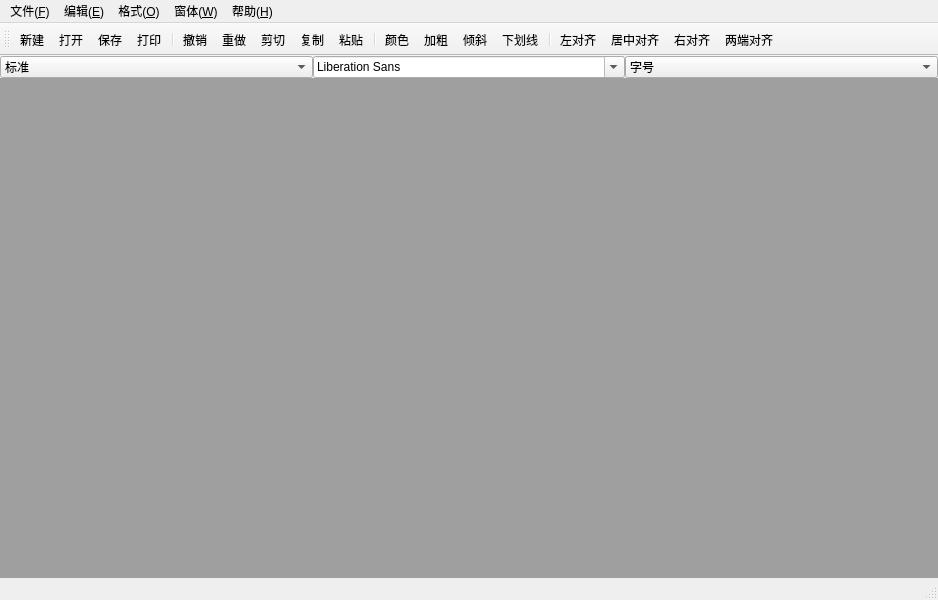
<?xml version="1.0" encoding="UTF-8"?>
<ui version="4.0">
 <class>MainWindow</class>
 <widget class="QMainWindow" name="MainWindow">
  <property name="geometry">
   <rect>
    <x>0</x>
    <y>0</y>
    <width>938</width>
    <height>600</height>
   </rect>
  </property>
  <property name="windowTitle">
   <string>MainWindow</string>
  </property>
  <widget class="QWidget" name="centralwidget">
   <layout class="QVBoxLayout" name="verticalLayout">
    <property name="spacing">
     <number>0</number>
    </property>
    <property name="leftMargin">
     <number>0</number>
    </property>
    <property name="topMargin">
     <number>0</number>
    </property>
    <property name="rightMargin">
     <number>0</number>
    </property>
    <property name="bottomMargin">
     <number>0</number>
    </property>
    <item>
     <layout class="QHBoxLayout" name="horizontalLayout">
      <property name="spacing">
       <number>0</number>
      </property>
      <item>
       <widget class="QComboBox" name="comboBoxSymbol">
        <item>
         <property name="text">
          <string>标准</string>
         </property>
        </item>
        <item>
         <property name="text">
          <string>项目符号(●)</string>
         </property>
        </item>
        <item>
         <property name="text">
          <string>项目符号(○)</string>
         </property>
        </item>
        <item>
         <property name="text">
          <string>项目符号(■)</string>
         </property>
        </item>
        <item>
         <property name="text">
          <string>项目符号(1.2.3.)</string>
         </property>
        </item>
        <item>
         <property name="text">
          <string>项目符号(a.b.c.)</string>
         </property>
        </item>
        <item>
         <property name="text">
          <string>项目符号(A.B.C.)</string>
         </property>
        </item>
        <item>
         <property name="text">
          <string>项目符号(ⅰ.ⅱ.ⅲ.)</string>
         </property>
        </item>
        <item>
         <property name="text">
          <string>项目符号(Ⅰ.Ⅱ.Ⅲ.)</string>
         </property>
        </item>
       </widget>
      </item>
      <item>
       <widget class="QFontComboBox" name="fontComboBox"/>
      </item>
      <item>
       <widget class="QComboBox" name="comboBoxFontSize">
        <item>
         <property name="text">
          <string>字号</string>
         </property>
        </item>
       </widget>
      </item>
     </layout>
    </item>
    <item>
     <widget class="QMdiArea" name="mdiArea"/>
    </item>
   </layout>
  </widget>
  <widget class="QMenuBar" name="menubar">
   <property name="geometry">
    <rect>
     <x>0</x>
     <y>0</y>
     <width>938</width>
     <height>26</height>
    </rect>
   </property>
   <widget class="QMenu" name="menu_F">
    <property name="title">
     <string>文件(&amp;F)</string>
    </property>
    <addaction name="actionNew"/>
    <addaction name="actionOpen"/>
    <addaction name="actionSave"/>
    <addaction name="actionSaveAs"/>
    <addaction name="separator"/>
    <addaction name="actionPrint"/>
    <addaction name="actionPrintView"/>
    <addaction name="actionExit"/>
   </widget>
   <widget class="QMenu" name="menu_E">
    <property name="title">
     <string>编辑(&amp;E)</string>
    </property>
    <addaction name="actionUndo"/>
    <addaction name="actionRedo"/>
    <addaction name="actionCut"/>
    <addaction name="actionCopy"/>
    <addaction name="actionPaste"/>
   </widget>
   <widget class="QMenu" name="menu">
    <property name="title">
     <string>格式(&amp;O)</string>
    </property>
    <widget class="QMenu" name="menu_D">
     <property name="title">
      <string>字体(&amp;D)</string>
     </property>
     <addaction name="actionBold"/>
     <addaction name="actionItalic"/>
     <addaction name="actionUnderline"/>
    </widget>
    <widget class="QMenu" name="menu_2">
     <property name="title">
      <string>段落</string>
     </property>
     <addaction name="actionLeftAlign"/>
     <addaction name="actionCenter"/>
     <addaction name="actionRightAlign"/>
     <addaction name="actionJustify"/>
    </widget>
    <addaction name="menu_D"/>
    <addaction name="menu_2"/>
    <addaction name="actionColor"/>
   </widget>
   <widget class="QMenu" name="menu_W">
    <property name="title">
     <string>窗体(&amp;W)</string>
    </property>
    <addaction name="actionClose"/>
    <addaction name="actionCloseAll"/>
    <addaction name="actionTile"/>
    <addaction name="actionCascade"/>
    <addaction name="actionPrevious"/>
    <addaction name="actionNext"/>
   </widget>
   <widget class="QMenu" name="menu_H">
    <property name="title">
     <string>帮助(&amp;H)</string>
    </property>
    <addaction name="actionAbout"/>
   </widget>
   <addaction name="menu_F"/>
   <addaction name="menu_E"/>
   <addaction name="menu"/>
   <addaction name="menu_W"/>
   <addaction name="menu_H"/>
  </widget>
  <widget class="QStatusBar" name="statusbar"/>
  <widget class="QToolBar" name="toolBar">
   <property name="windowTitle">
    <string>toolBar</string>
   </property>
   <property name="iconSize">
    <size>
     <width>45</width>
     <height>40</height>
    </size>
   </property>
   <attribute name="toolBarArea">
    <enum>TopToolBarArea</enum>
   </attribute>
   <attribute name="toolBarBreak">
    <bool>false</bool>
   </attribute>
   <addaction name="actionNew"/>
   <addaction name="actionOpen"/>
   <addaction name="actionSave"/>
   <addaction name="actionPrint"/>
   <addaction name="separator"/>
   <addaction name="actionUndo"/>
   <addaction name="actionRedo"/>
   <addaction name="actionCut"/>
   <addaction name="actionCopy"/>
   <addaction name="actionPaste"/>
   <addaction name="separator"/>
   <addaction name="actionColor"/>
   <addaction name="actionBold"/>
   <addaction name="actionItalic"/>
   <addaction name="actionUnderline"/>
   <addaction name="separator"/>
   <addaction name="actionLeftAlign"/>
   <addaction name="actionCenter"/>
   <addaction name="actionRightAlign"/>
   <addaction name="actionJustify"/>
  </widget>
  <action name="actionNew">
   <property name="icon">
    <iconset resource="res.qrc">
     <normaloff>:/images/new.png</normaloff>:/images/new.png</iconset>
   </property>
   <property name="text">
    <string>新建</string>
   </property>
   <property name="shortcut">
    <string>Ctrl+N</string>
   </property>
  </action>
  <action name="actionOpen">
   <property name="icon">
    <iconset resource="res.qrc">
     <normaloff>:/images/open.png</normaloff>:/images/open.png</iconset>
   </property>
   <property name="text">
    <string>打开</string>
   </property>
   <property name="shortcut">
    <string>Ctrl+O</string>
   </property>
  </action>
  <action name="actionSave">
   <property name="icon">
    <iconset resource="res.qrc">
     <normaloff>:/images/save.png</normaloff>:/images/save.png</iconset>
   </property>
   <property name="text">
    <string>保存</string>
   </property>
   <property name="shortcut">
    <string>Ctrl+S</string>
   </property>
  </action>
  <action name="actionSaveAs">
   <property name="text">
    <string>另存为</string>
   </property>
   <property name="shortcut">
    <string>Ctrl+Shift+S</string>
   </property>
  </action>
  <action name="actionPrint">
   <property name="icon">
    <iconset resource="res.qrc">
     <normaloff>:/images/print.png</normaloff>:/images/print.png</iconset>
   </property>
   <property name="text">
    <string>打印</string>
   </property>
   <property name="shortcut">
    <string>Ctrl+P</string>
   </property>
  </action>
  <action name="actionPrintView">
   <property name="text">
    <string>打印预览</string>
   </property>
  </action>
  <action name="actionExit">
   <property name="text">
    <string>退出</string>
   </property>
  </action>
  <action name="actionUndo">
   <property name="icon">
    <iconset resource="res.qrc">
     <normaloff>:/images/undo.png</normaloff>:/images/undo.png</iconset>
   </property>
   <property name="text">
    <string>撤销</string>
   </property>
   <property name="shortcut">
    <string>Ctrl+Z</string>
   </property>
  </action>
  <action name="actionRedo">
   <property name="icon">
    <iconset resource="res.qrc">
     <normaloff>:/images/redo.png</normaloff>:/images/redo.png</iconset>
   </property>
   <property name="text">
    <string>重做</string>
   </property>
   <property name="shortcut">
    <string>Ctrl+Y</string>
   </property>
  </action>
  <action name="actionCut">
   <property name="icon">
    <iconset resource="res.qrc">
     <normaloff>:/images/cut.png</normaloff>:/images/cut.png</iconset>
   </property>
   <property name="text">
    <string>剪切</string>
   </property>
   <property name="shortcut">
    <string>Ctrl+X</string>
   </property>
  </action>
  <action name="actionCopy">
   <property name="icon">
    <iconset resource="res.qrc">
     <normaloff>:/images/copy.png</normaloff>:/images/copy.png</iconset>
   </property>
   <property name="text">
    <string>复制</string>
   </property>
   <property name="shortcut">
    <string>Ctrl+C</string>
   </property>
  </action>
  <action name="actionPaste">
   <property name="icon">
    <iconset resource="res.qrc">
     <normaloff>:/images/paste.png</normaloff>:/images/paste.png</iconset>
   </property>
   <property name="text">
    <string>粘贴</string>
   </property>
   <property name="shortcut">
    <string>Ctrl+V</string>
   </property>
  </action>
  <action name="actionColor">
   <property name="icon">
    <iconset resource="res.qrc">
     <normaloff>:/images/color.png</normaloff>:/images/color.png</iconset>
   </property>
   <property name="text">
    <string>颜色</string>
   </property>
   <property name="shortcut">
    <string>Ctrl+Shift+P</string>
   </property>
  </action>
  <action name="actionBold">
   <property name="checkable">
    <bool>true</bool>
   </property>
   <property name="icon">
    <iconset resource="res.qrc">
     <normaloff>:/images/bold.png</normaloff>:/images/bold.png</iconset>
   </property>
   <property name="text">
    <string>加粗</string>
   </property>
   <property name="shortcut">
    <string>Ctrl+B</string>
   </property>
  </action>
  <action name="actionItalic">
   <property name="checkable">
    <bool>true</bool>
   </property>
   <property name="icon">
    <iconset resource="res.qrc">
     <normaloff>:/images/italic.png</normaloff>:/images/italic.png</iconset>
   </property>
   <property name="text">
    <string>倾斜</string>
   </property>
   <property name="shortcut">
    <string>Ctrl+I</string>
   </property>
  </action>
  <action name="actionUnderline">
   <property name="checkable">
    <bool>true</bool>
   </property>
   <property name="icon">
    <iconset resource="res.qrc">
     <normaloff>:/images/underline.png</normaloff>:/images/underline.png</iconset>
   </property>
   <property name="text">
    <string>下划线</string>
   </property>
   <property name="shortcut">
    <string>Ctrl+U</string>
   </property>
  </action>
  <action name="actionLeftAlign">
   <property name="icon">
    <iconset resource="res.qrc">
     <normaloff>:/images/leftAlign.png</normaloff>:/images/leftAlign.png</iconset>
   </property>
   <property name="text">
    <string>左对齐</string>
   </property>
   <property name="shortcut">
    <string>Ctrl+L</string>
   </property>
  </action>
  <action name="actionCenter">
   <property name="icon">
    <iconset resource="res.qrc">
     <normaloff>:/images/center.png</normaloff>:/images/center.png</iconset>
   </property>
   <property name="text">
    <string>居中对齐</string>
   </property>
   <property name="shortcut">
    <string>Ctrl+E</string>
   </property>
  </action>
  <action name="actionRightAlign">
   <property name="icon">
    <iconset resource="res.qrc">
     <normaloff>:/images/rightAlign.png</normaloff>:/images/rightAlign.png</iconset>
   </property>
   <property name="text">
    <string>右对齐</string>
   </property>
   <property name="shortcut">
    <string>Ctrl+R</string>
   </property>
  </action>
  <action name="actionJustify">
   <property name="icon">
    <iconset resource="res.qrc">
     <normaloff>:/images/justify.png</normaloff>:/images/justify.png</iconset>
   </property>
   <property name="text">
    <string>两端对齐</string>
   </property>
   <property name="shortcut">
    <string>Ctrl+J</string>
   </property>
  </action>
  <action name="actionClose">
   <property name="text">
    <string>关闭</string>
   </property>
   <property name="shortcut">
    <string>Ctrl+W</string>
   </property>
  </action>
  <action name="actionCloseAll">
   <property name="text">
    <string>关闭所有</string>
   </property>
   <property name="shortcut">
    <string>Ctrl+Shift+W</string>
   </property>
  </action>
  <action name="actionTile">
   <property name="text">
    <string>平铺</string>
   </property>
   <property name="shortcut">
    <string>Ctrl+Shift+T</string>
   </property>
  </action>
  <action name="actionCascade">
   <property name="text">
    <string>层叠</string>
   </property>
   <property name="shortcut">
    <string>Ctrl+Shift+D</string>
   </property>
  </action>
  <action name="actionNext">
   <property name="text">
    <string>下一个</string>
   </property>
   <property name="shortcut">
    <string>Ctrl+Tab</string>
   </property>
  </action>
  <action name="actionPrevious">
   <property name="text">
    <string>上一个</string>
   </property>
   <property name="shortcut">
    <string>Ctrl+Shift+Tab</string>
   </property>
  </action>
  <action name="actionAbout">
   <property name="text">
    <string>关于</string>
   </property>
   <property name="shortcut">
    <string>Ctrl+Shift+B</string>
   </property>
  </action>
 </widget>
 <resources>
  <include location="res.qrc"/>
 </resources>
 <connections/>
</ui>
